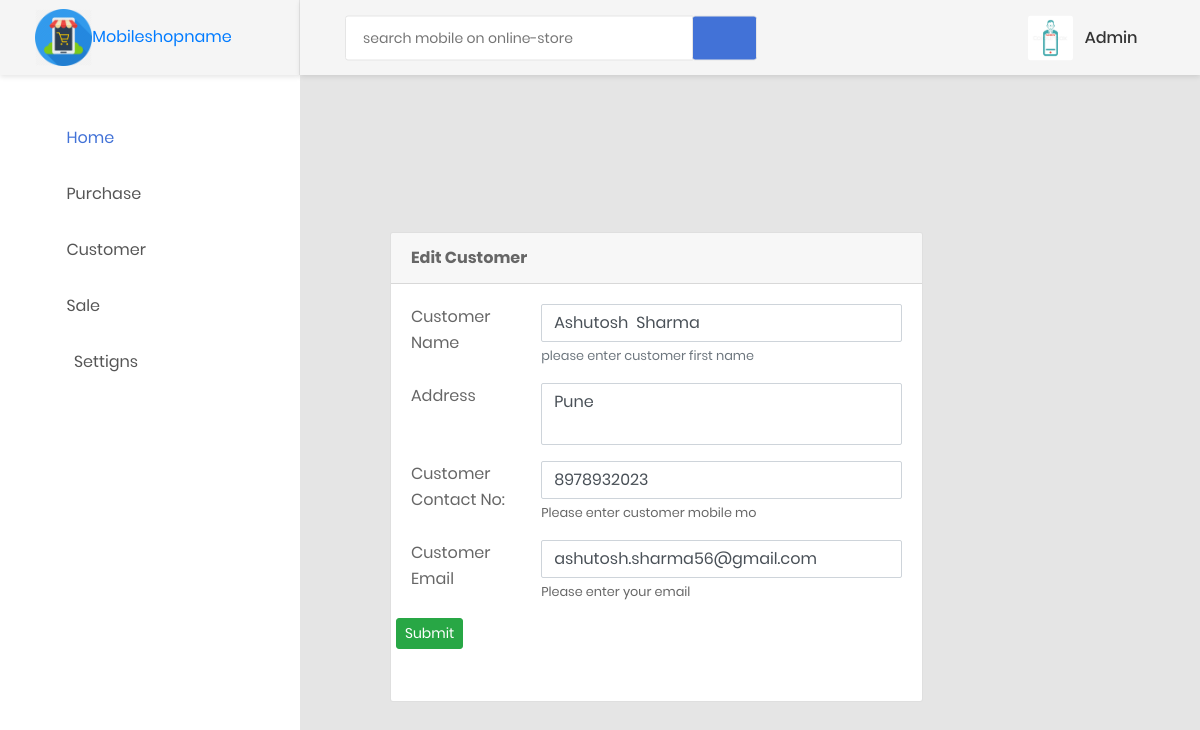
The page /1/updatecustomer (signed in) on the database its author committed.
### models/create_models.py (models this page shows, shortened)
class User(db.Model, UserMixin):
    __tablename__ = 'users'
    id = db.Column(db.Integer, primary_key=True)
    username = db.Column(db.Unicode(255), nullable=False, server_default=u'', unique=True, index=True)
    password = db.Column(db.String(255), nullable=False, server_default='')
    role = db.Column(db.Enum(RolesAvailable))
    email = db.Column(db.Unicode(255), nullable=False, server_default=u'', unique=True, index=True)
    created_at = db.Column(db.DateTime, nullable=False, default=datetime.utcnow)
    updated_at = db.Column(db.DateTime, nullable=False, default=datetime.utcnow, onupdate=datetime.utcnow)

class Customer(db.Model):
    __tablename__='customers'
    c_id = db.Column(db.Integer, primary_key=True)
    customer_name = db.Column(db.String(255),nullable=False)
    c_address = db.Column(db.String(255), nullable=False)
    c_mobileno = db.Column(db.Integer, nullable=False)
    c_email = db.Column(db.String(255), nullable=False)
    register_date = db.Column(db.DateTime, nullable=False, default=datetime.utcnow)
    modified_date = db.Column(db.DateTime, nullable=False, default=datetime.utcnow, onupdate=datetime.utcnow)
    sales = db.relationship("SalesItems", backref="customers",lazy=True)

### customers/customers.py (the view, shortened to what this page needs)
@customer.route('/<int:id>/updatecustomer', methods=('GET', 'POST'))
def updatecustomer(id):
    error = None
    customer = Customer.query.filter_by(c_id=int(id)).first()
    return render_template('static priya mobile/customers/editcustomer.html', customer=customer)

### customers/customers.py (called while the page is built)
@customer.before_app_request
def load_logged_in_user():
    user_id = session.get('user_id')
    if user_id is None:
        g.user = None
    else:
        g.user = User.query.filter_by(id=user_id).first()

### users/adduser.py (called while the page is built)
@auth.before_app_request
def load_logged_in_user():
    user_id = session.get('user_id')
    if user_id is None:
        g.user = None
    else:
        g.user = User.query.filter_by(id=user_id).first()

### templates/static priya mobile/customers/editcustomer.html
{% extends 'static priya mobile/base1.html' %}
{% block content %}
{% if g.user %}
             <div class="main-content">
                    <div class="section__content section__content--p30">
                    <div class="container-fluid">
                        <div class="row">
                            <div class="col-lg-9">
                                <div class="card">
                                    <div class="card-header">
                                        <strong>Edit Customer</strong>
                                    </div>
                                    <div class="card-body card-block">
                                        <form action="" method="post" enctype="multipart/form-data" class="form-horizontal">
                                            <div class="row form-group">
                                                <div class="col col-md-3">
                                                    <label for="cname" class=" form-control-label">Customer Name</label>
                                                </div>
                                                <div class="col-12 col-md-9">
                                                    <input type="text" id="cname" value="{{ request.form['cname'] or customer['customer_name']}}" name="cname" placeholder="Customer Name" class="form-control" required>
                                                    <small class="form-text text-muted">please enter customer first name</small>
                                                </div>
                                            </div>
                                            <div class="row form-group">
                                                <div class="col col-md-3">
                                                    <label for="address" class=" form-control-label">Address</label>
                                                </div>
                                                <div class="col-12 col-md-9">
                                                    <textarea name="address" style="resize:none" id="textarea-input" rows="2"  placeholder="Enter Address" class="form-control" required>{{ request.form['address'] or customer['c_address']}}</textarea>
                                                </div>
                                            </div>
                                            <div class="row form-group">
                                                <div class="col col-md-3">
                                                    <label for="mno" class=" form-control-label">Customer Contact No:</label>
                                                </div>
                                                <div class="col-12 col-md-9">
                                                    <input type="text" id="mno" name="mno" value="{{ request.form['mno'] or customer['c_mobileno']}}" placeholder="Enter Mobile No" class="form-control" required>
                                                    <small class="help-block form-text">Please enter customer mobile mo</small>
                                                </div>
                                            </div>
                                            <div class="row form-group">
                                                <div class="col col-md-3">
                                                    <label for="email" class=" form-control-label">Customer Email</label>
                                                </div>
                                                <div class="col-12 col-md-9">
                                                    <input type="email" id="email" name="email" value="{{ request.form['email'] or customer['c_email']}}" placeholder="Enter Email" class="form-control" required>
                                                    <small class="help-block form-text">Please enter your email</small>
                                                </div>
                                            </div>
                                            <div class="row form-group">
                                            <div class="form-actions form-group">
                                                <button type="submit" class="btn btn-success btn-sm">Submit</button>
                                            </div>
                                            </div>
                                        </form>
                                    </div>
                                </div>
                            </div>
                        </div>
                    </div>
            </div>
{% endif %}
                 {% endblock %}

### templates/static priya mobile/base1.html (shortened to what this page needs)
<!DOCTYPE html>
<html lang="en">
<head>
    <link href="{{ url_for('static', filename='css/font-face.css') }}" rel="stylesheet" media="all">
    <link href="{{ url_for('static', filename = 'vendor/font-awesome-4.7/css/font-awesome.min.css') }}" rel="stylesheet" media="all">
    <link href="{{ url_for('static', filename = 'vendor/font-awesome-5/css/fontawesome-all.min.css') }}" rel="stylesheet" media="all">
    <link href="{{ url_for('static', filename = 'vendor/mdi-font/css/material-design-iconic-font.min.css') }}" rel="stylesheet" media="all">
    <link href="{{ url_for('static', filename = 'vendor/bootstrap-4.1/bootstrap.min.css') }}" rel="stylesheet" media="all">
    <link href="{{ url_for('static', filename = 'vendor/animsition/animsition.min.css') }}" rel="stylesheet" media="all">
    <link href="{{ url_for('static', filename =  'vendor/bootstrap-progressbar/bootstrap-progressbar-3.3.4.min.css') }}" rel="stylesheet" media="all">
    <link href="{{ url_for('static', filename = 'vendor/wow/animate.css') }}" rel="stylesheet" media="all">
    <link href="{{ url_for('static', filename = 'vendor/css-hamburgers/hamburgers.min.css') }}" rel="stylesheet" media="all">
    <link href="{{ url_for('static', filename = 'vendor/slick/slick.css" rel="stylesheet') }}" media="all">
    <link href="{{ url_for('static', filename = 'vendor/select2/select2.min.css') }}" rel="stylesheet" media="all">
    <link href="{{ url_for('static', filename = 'vendor/perfect-scrollbar/perfect-scrollbar.css') }}" rel="stylesheet" media="all">
    <link href="{{ url_for('static', filename = 'css/theme.css') }}" rel="stylesheet" media="all">
</head>
<body class="animsition">
    <div class="page-wrapper">
        <aside class="menu-sidebar d-none d-lg-block">
            <div class="logo">
                <a href="#">
                    <img src="{{ url_for('static',filename='images/icon/mshop.png') }}" alt="mobileshop" id="i1"/>Mobileshopname
                </a>
            </div>
            {% if g.user %}
            <div class="menu-sidebar__content js-scrollbar1">
                <nav class="navbar-sidebar">
                    <ul class="list-unstyled navbar__list">
                        <li class="active has-sub">
                            <a class="js-arrow" href="{{ url_for('order.totalsale') }}">
                                <i class="fa fa-home"></i>Home</a>
                        </li>
                        <li>
                            <a class="js-arrow" href="#">
                                <i class="fa fa-shopping-cart"></i>Purchase</a>
                        </li>
                        <li>
                            <a class="js-arrow" href="#">
                                <i class="fa fa-address-card"></i>Customer</a>
                        </li>
                        <li>
                            <a class="js-arrow" href="#">
                                <i class="fa fa-cart-plus"></i>Sale</a>
                        </li>
                        <li>
                            <a class="js-arrow" href="#">
                                    <i class="fa fa-cog fa-fw" aria-hidden="true"></i>Settigns</a>
                        </li>
                    </ul>
                </nav>
            </div>
            {% endif %}
        </aside>
        <div class="page-container">
            <header class="header-desktop">
                <div class="section__content section__content--p30">
                    <div class="container-fluid">
                        <div class="header-wrap">
                            <form class="form-header" action="" method="POST">
                                <input class="au-input au-input--xl" type="text" name="search" placeholder="search mobile on online-store" />
                                <button class="au-btn--submit" type="submit">
                                    <a href="https://www.amazon.in/s/ref=nb_sb_noss_2?url=search-alias%3Daps&field-keywords=Apple&rh=i%3Aaps%2Ck%3AApple"><i class="zmdi zmdi-search"></i></a>
                                </button>
                            </form>
                            <div class="header-button">
                                {% if g.user %}
                                <div class="account-wrap">
                                    <div class="account-item clearfix js-item-menu">
                                        <div class="image">
                                            <img src="{{ url_for('static', filename='images/icon/admin.png') }}">
                                        </div>
                                        <div class="content">
                                            <a class="js-acc-btn" href="#">{{ g.user.username }}</a>
                                        </div>
                                        {% endif %}
                                    </div>
                                </div>
                            </div>
                        </div>
                    </div>
                </div>
            </header>
            <div class="main-content">
                <div class="section__content section__content--p30">
                    <div class="container-fluid">
                       {% block content %}
                        {% endblock %}
                    </div>
                </div>
            </div>
    </div>
</body>
</html>

### templates/static priya mobile/base1.html (style rules this page uses)
#i1 { max-width: 25%; height: 20; }

### rows shown on the page
User: user.username "Admin"
Customer: cname "Ashutosh Sharma", address "Pune", mno "8978932023", email "ashutosh.sharma56@gmail.com"
